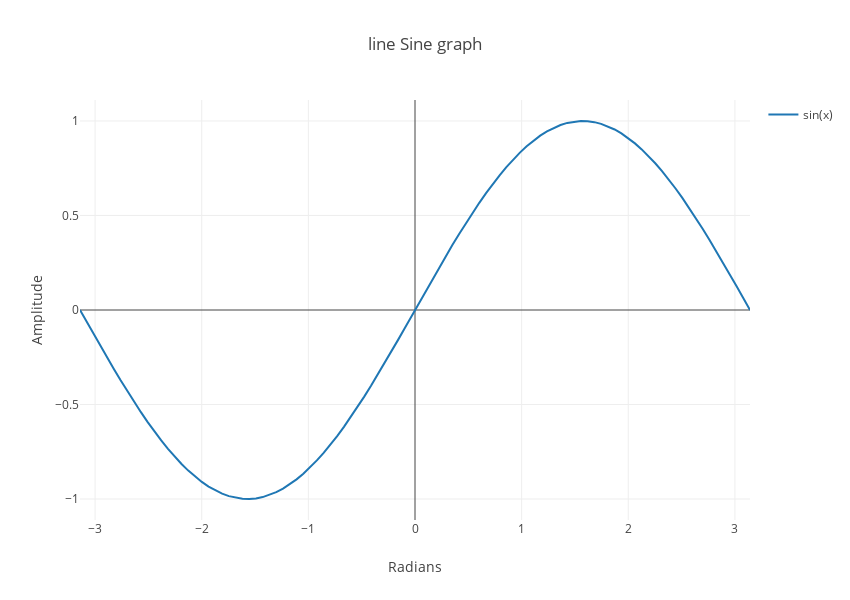

Source (notebook cell):
### Markdown cell above
- ### Line Plot

```python
lineTrace = Scatter(
                    x = obj,
                    y = obj,
                    name = '%s'
                    
                    line = dict(
                                 color = '%s',
                                 width = int,
                                 dash = 'dash' | 'dot' | 'dashdot',
                               )
                    # or mode = 'lines'
                   )
data = [lineTrace]
fig = dict( data=data, layout=layout,  )
iplot(fig)
```

<br>

### Code cell
x=np.linspace(-np.pi, np.pi, 100, endpoint=True)
y=np.sin(x)
iplot({ 'data': [{
                   'x': x,
                   'y': y,
                   'mode' : 'lines', 
                   'name' : 'sin(x)',
                }],
      'layout':  {
              'title' : 'line Sine graph',
              'height': 600, 
              'width' : 850,
              'xaxis' : {'title' : 'Radians'},
              'yaxis' : {'title' : 'Amplitude'},
              'showlegend': True
                 }
    }, filename='line graph')

### Figure 1 — Plotly figure (JSON) as saved in the notebook; plotly's stock layout.template omitted (floating-point values rounded to 4 significant figures)
{"data": [{"mode": "lines", "name": "sin(x)", "x": [-3.142, -3.078, -3.015, -2.951, -2.888, -2.824, -2.761, -2.697, -2.634, -2.57, -2.507, -2.443, -2.38, -2.317, -2.253, -2.19, -2.126, -2.063, -1.999, -1.936, -1.872, -1.809, -1.745, -1.682, -1.618, -1.555, -1.491, -1.428, -1.365, -1.301, -1.238, -1.174, -1.111, -1.047, -0.9837, -0.9203, -0.8568, -0.7933, -0.7299, -0.6664, -0.6029, -0.5395, -0.476, -0.4125, -0.3491, -0.2856, -0.2221, -0.1587, -0.0952, -0.03173, 0.03173, 0.0952, 0.1587, 0.2221, 0.2856, 0.3491, 0.4125, 0.476, 0.5395, 0.6029, 0.6664, 0.7299, 0.7933, 0.8568, 0.9203, 0.9837, 1.047, 1.111, 1.174, 1.238, 1.301, 1.365, 1.428, 1.491, 1.555, 1.618, 1.682, 1.745, 1.809, 1.872, 1.936, 1.999, 2.063, 2.126, 2.19, 2.253, 2.317, 2.38, 2.443, 2.507, 2.57, 2.634, 2.697, 2.761, 2.824, 2.888, 2.951, 3.015, 3.078, 3.142], "y": [-1.225e-16, -0.06342, -0.1266, -0.1893, -0.2511, -0.312, -0.3717, -0.4298, -0.4862, -0.5406, -0.5929, -0.6428, -0.6901, -0.7346, -0.7761, -0.8146, -0.8497, -0.8815, -0.9096, -0.9341, -0.9549, -0.9718, -0.9848, -0.9938, -0.9989, -0.9999, -0.9969, -0.9898, -0.9788, -0.9638, -0.945, -0.9224, -0.896, -0.866, -0.8326, -0.7958, -0.7557, -0.7127, -0.6668, -0.6182, -0.5671, -0.5137, -0.4582, -0.4009, -0.342, -0.2817, -0.2203, -0.158, -0.09506, -0.03173, 0.03173, 0.09506, 0.158, 0.2203, 0.2817, 0.342, 0.4009, 0.4582, 0.5137, 0.5671, 0.6182, 0.6668, 0.7127, 0.7557, 0.7958, 0.8326, 0.866, 0.896, 0.9224, 0.945, 0.9638, 0.9788, 0.9898, 0.9969, 0.9999, 0.9989, 0.9938, 0.9848, 0.9718, 0.9549, 0.9341, 0.9096, 0.8815, 0.8497, 0.8146, 0.7761, 0.7346, 0.6901, 0.6428, 0.5929, 0.5406, 0.4862, 0.4298, 0.3717, 0.312, 0.2511, 0.1893, 0.1266, 0.06342, 1.225e-16]}], "layout": {"height": 600, "showlegend": true, "title": "line Sine graph", "width": 850, "xaxis": {"title": "Radians"}, "yaxis": {"title": "Amplitude"}}}
